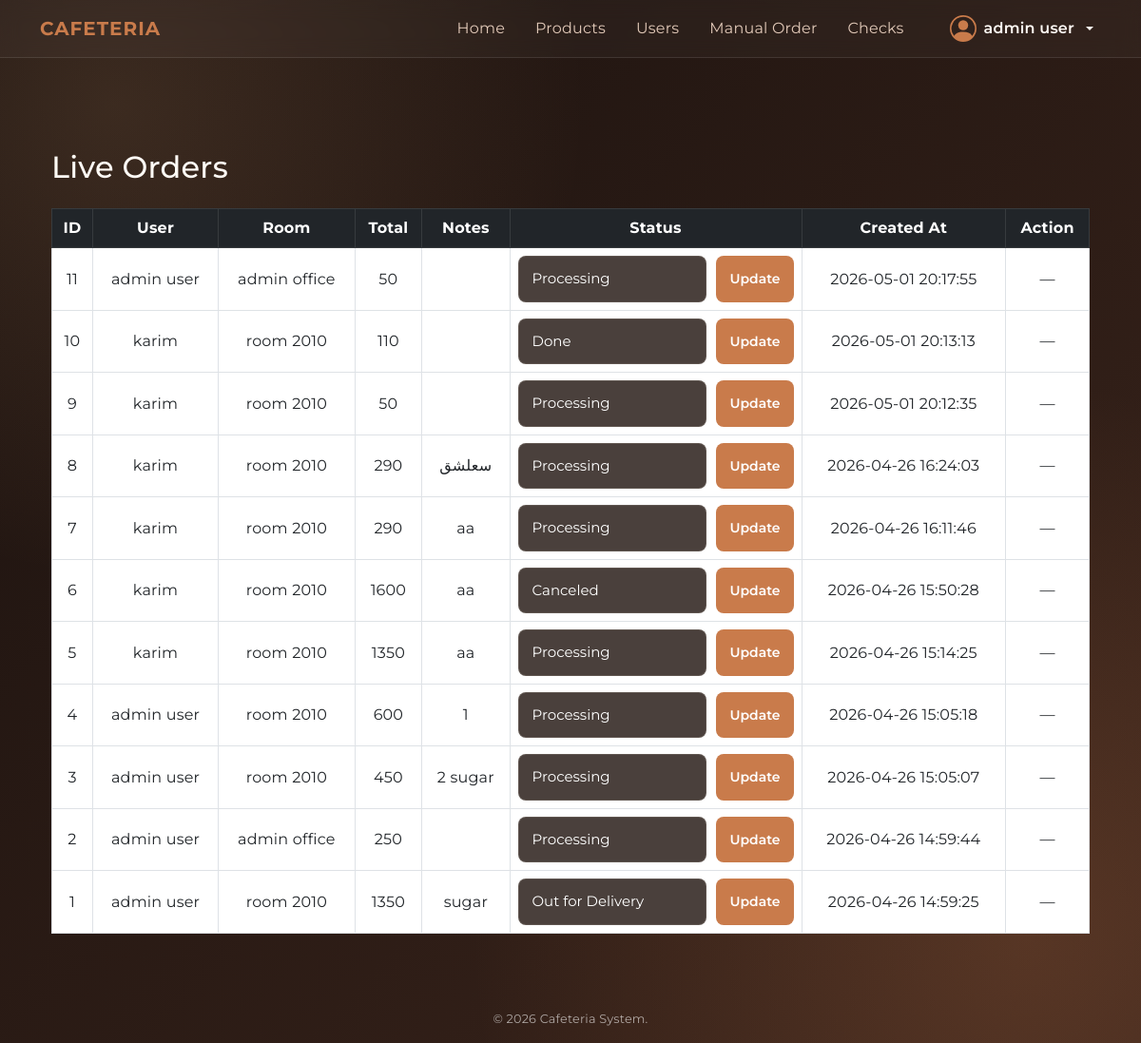
The app's page /admin/live_order.php (signed in) with its own data.
### tables this page shows
CREATE TABLE orders (
    id INTEGER PRIMARY KEY AUTOINCREMENT,
    user_id INTEGER NOT NULL,
    room_id INTEGER NOT NULL, -- Exact delivery destination
    status TEXT DEFAULT 'processing',
    total_amount REAL NOT NULL,
    notes TEXT,
    created_at TEXT DEFAULT CURRENT_TIMESTAMP,
    FOREIGN KEY (user_id) REFERENCES users(id) ON DELETE CASCADE,
    FOREIGN KEY (room_id) REFERENCES rooms(id) ON DELETE SET NULL,
    CHECK (status IN ('processing', 'out for delivery', 'done', 'canceled'))
);

CREATE TABLE users (
    id INTEGER PRIMARY KEY AUTOINCREMENT,
    name TEXT NOT NULL,
    email TEXT UNIQUE NOT NULL,
    password TEXT NOT NULL,
    role TEXT DEFAULT 'customer',
    room_id INTEGER, -- Default room
    room_number TEXT,
    extension TEXT,
    profile_image TEXT,
    created_at TEXT DEFAULT CURRENT_TIMESTAMP,
    updated_at TEXT DEFAULT CURRENT_TIMESTAMP,
    FOREIGN KEY (room_id) REFERENCES rooms(id) ON DELETE SET NULL,
    CHECK (role IN ('admin', 'customer'))
);

### public/admin/live_order.php (the view, shortened to what this page needs)
<?php
$db = (new Database())->connect();
include_once __DIR__ . '/../includes/header.php';
$orders = $db->query("
    SELECT
        orders.*,
        users.name AS user_name,
        rooms.name AS room_name
    FROM orders
    JOIN users ON orders.user_id = users.id
    JOIN rooms ON orders.room_id = rooms.id
    ORDER BY orders.created_at DESC
");
?>
<div class="container mt-5">
    <h2 class="mb-4">Live Orders</h2>
    <table class="table table-bordered table-hover text-center align-middle">
        <thead class="table-dark">
            <tr>
                <th>ID</th>
                <th>User</th>
                <th>Room</th>
                <th>Total</th>
                <th>Notes</th>
                <th>Status</th>
                <th>Created At</th>
                <th>Action</th>
            </tr>
        </thead>
        <tbody>
            <?php foreach ($orders as $order): ?>
                <tr>
                    <td><?= $order['id'] ?></td>
                    <td><?= $order['user_name'] ?></td>
                    <td><?= $order['room_name'] ?></td>
                    <td><?= $order['total_amount'] ?></td>
                    <td><?= $order['notes'] ?></td>
                    <td>
                        <form method="POST" style="display:flex; gap:10px;">
                            <select name="status" class="form-select">
                                <option value="processing" <?= $order['status'] == 'processing' ? 'selected' : '' ?>>
                                    Processing
                                </option>
                                <option value="out for delivery" <?= $order['status'] == 'out for delivery' ? 'selected' : '' ?>>
                                    Out for Delivery
                                </option>
                                <option value="done" <?= $order['status'] == 'done' ? 'selected' : '' ?>>
                                    Done
                                </option>
                                <option value="canceled" <?= $order['status'] == 'canceled' ? 'selected' : '' ?>>
                                    Canceled
                                </option>
                            </select>
                            <button type="submit" class="btn btn-primary">
                                Update
                            </button>
                        </form>
                    </td>
                    <td><?= $order['created_at'] ?></td>
                    <td>—</td>
                </tr>
            <?php endforeach; ?>
        </tbody>
    </table>
</div>
<?php include_once __DIR__ . '/../includes/footer.php'; ?>

### public/css/style.css (style rules this page uses)
:root { --bg-start: #1b120f; --bg-end: #3a241b; --text-main: #fffaf5; --text-muted: #e1c9b8; --accent-primary: #c97b4b; --accent-primary-hover: #b8683a; --accent-secondary: #f0b67f; --accent-cream: #fff1e6; --coffee-dark: #231612; --coffee-mid: #5a3524; --glass-bg: rgba(35, 22, 18, 0.48); --glass-border: rgba(255, 241, 230, 0.14); }
* { margin: 0; padding: 0; box-sizing: border-box; font-family: 'Montserrat', sans-serif; }
body { background: radial-gradient(circle at 10% 10%, rgba(240, 182, 127, 0.14), transparent 34%), radial-gradient(circle at 90% 90%, rgba(201, 123, 75, 0.22), transparent 40%), linear-gradient(135deg, var(--bg-start) 0%, var(--bg-end) 100%); min-height: 100vh; color: var(--text-main); letter-spacing: 0.2px; }
.form-control, .form-select { background: rgba(35, 22, 18, 0.82); border: 1px solid rgba(255, 241, 230, 0.12); padding: 12px 14px; border-radius: 8px; color: #ffffff; font-size: 15px; outline: none; transition: all 0.3s ease; }
.btn { background: var(--accent-primary); color: #ffffff; border: none; padding: 10px 14px; border-radius: 8px; font-size: 14px; font-weight: 600; cursor: pointer; transition: background 0.25s ease, transform 0.1s ease, box-shadow 0.25s ease; }

### records on screen
orders: id "11", user.name "admin user", room_name "admin office", total_amount "50", status "Processing", created_at "2026-05-01 20:17:55"
orders: id "10", user.name "karim", room_name "room 2010", total_amount "110", status "Done", created_at "2026-05-01 20:13:13"
orders: id "9", user.name "karim", room_name "room 2010", total_amount "50", status "Processing", created_at "2026-05-01 20:12:35"
orders: id "8", user.name "karim", room_name "room 2010", total_amount "290", notes "سعلشق", status "Processing", created_at "2026-04-26 16:24:03"
orders: id "7", user.name "karim", room_name "room 2010", total_amount "290", notes "aa", status "Processing", created_at "2026-04-26 16:11:46"
orders: id "6", user.name "karim", room_name "room 2010", total_amount "1600", notes "aa", status "Canceled", created_at "2026-04-26 15:50:28"
orders: id "5", user.name "karim", room_name "room 2010", total_amount "1350", notes "aa", status "Processing", created_at "2026-04-26 15:14:25"
orders: id "4", user.name "admin user", room_name "room 2010", total_amount "600", notes "1", status "Processing", created_at "2026-04-26 15:05:18"
orders: id "3", user.name "admin user", room_name "room 2010", total_amount "450", notes "2 sugar", status "Processing", created_at "2026-04-26 15:05:07"
orders: id "2", user.name "admin user", room_name "admin office", total_amount "250", status "Processing", created_at "2026-04-26 14:59:44"
orders: id "1", user.name "admin user", room_name "room 2010", total_amount "1350", notes "sugar", status "Out for Delivery", created_at "2026-04-26 14:59:25"

### other values on screen
$_SESSION['user_name'] "admin user"
